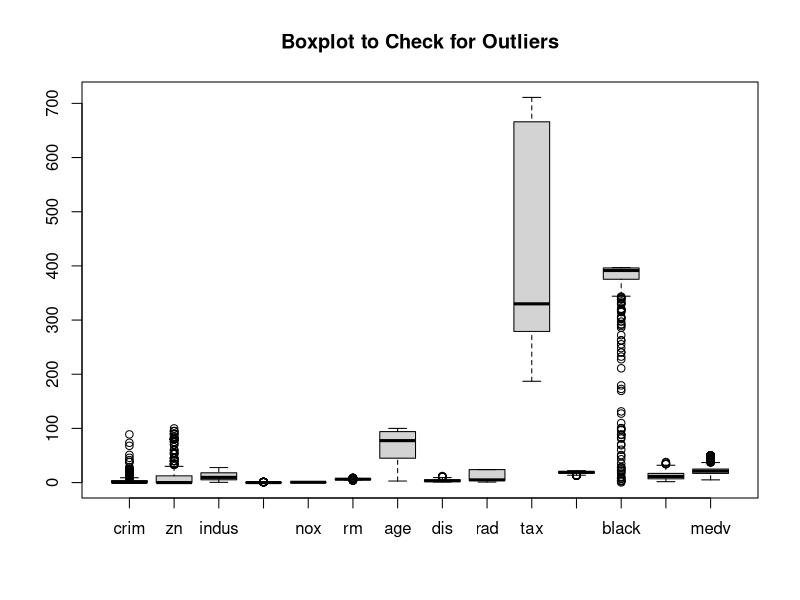
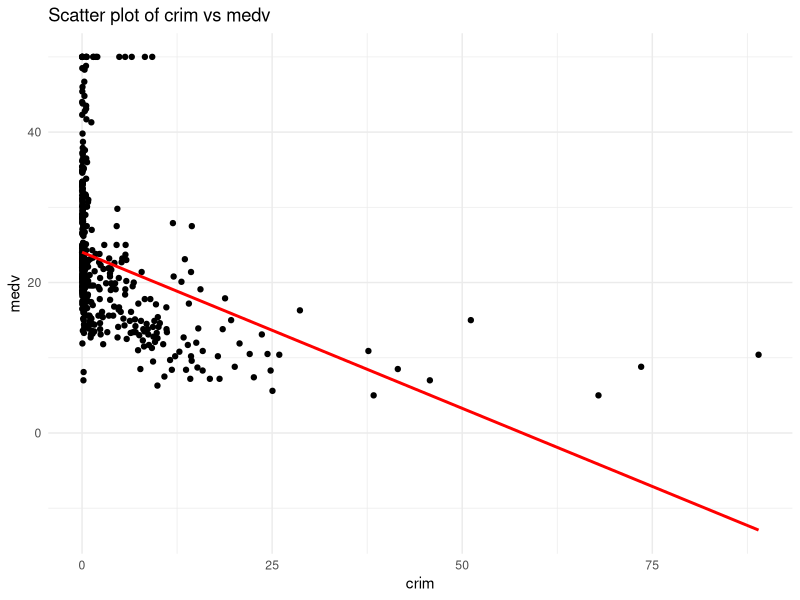
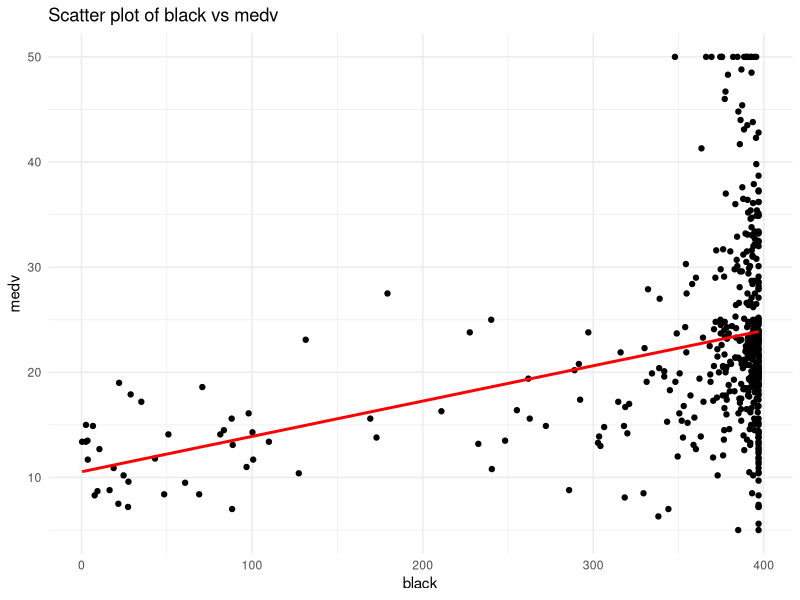
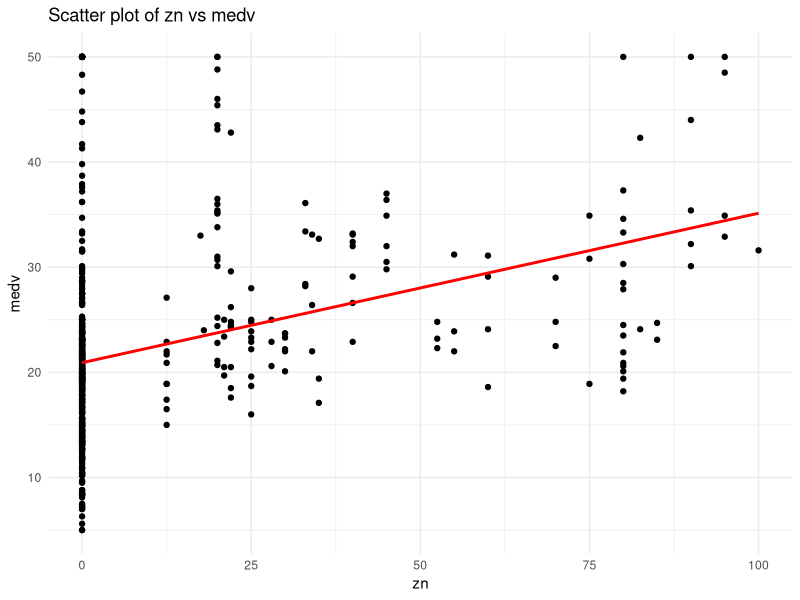
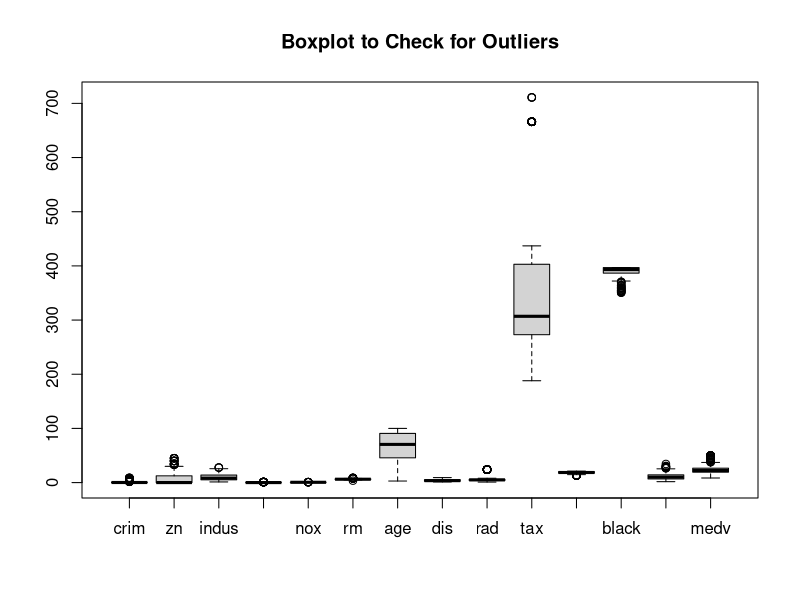
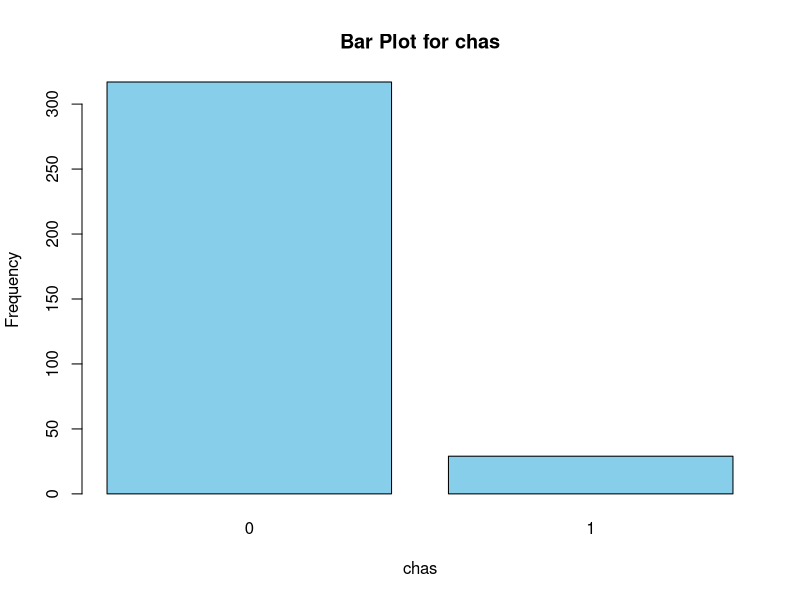
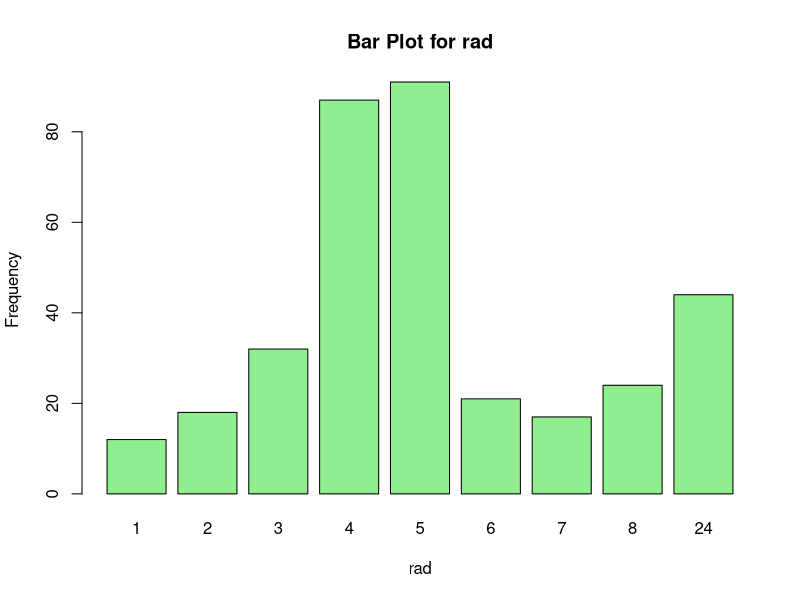
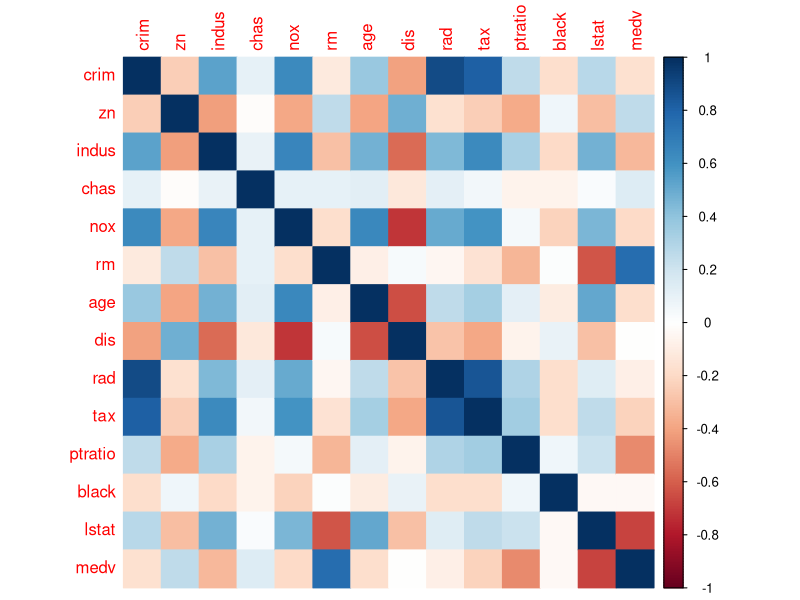

Write R code to recreate these figures, in order.
# load data
library(MASS)
data("Boston")

# check first few rows
head(Boston)

# amount of missing vals
sum(is.na(Boston))

# check number of duplicate rows
sum(duplicated(Boston))

# boxplot of all vars
boxplot(Boston, main="Boxplot to Check for Outliers")

# check outlier var scatterplots
library(ggplot2)
independent_vars <- c("crim", "black", "zn")
dependent_var <- "medv"
# Create scatter plots for each independent variable
for (var in independent_vars) {
  p <- ggplot(Boston, aes_string(x = var, y = dependent_var)) +
    geom_point() +
    geom_smooth(method = "lm", color = "red", se = FALSE) + # add regression line for each plot
    ggtitle(paste("Scatter plot of", var, "vs", dependent_var)) +
    theme_minimal()
  
  print(p)
}

# remove crim outliers
Q <- quantile(Boston$crim, probs=c(.25, .75), na.rm = FALSE)
iqr <- IQR(Boston$crim)
up <-  Q[2]+1.5*iqr # Upper Range  
low<- Q[1]-1.5*iqr # Lower Range
Boston<- subset(Boston, Boston$crim > (Q[1] - 1.5*iqr) & Boston$crim < (Q[2]+1.5*iqr))

# remove zn outliers
Q <- quantile(Boston$zn, probs=c(.25, .75), na.rm = FALSE)
iqr <- IQR(Boston$zn)
up <-  Q[2]+1.5*iqr # Upper Range  
low<- Q[1]-1.5*iqr # Lower Range
Boston<- subset(Boston, Boston$zn > (Q[1] - 1.5*iqr) & Boston$zn < (Q[2]+1.5*iqr))

# remove black outliers
Q <- quantile(Boston$black, probs=c(.25, .75), na.rm = FALSE)
iqr <- IQR(Boston$black)
up <-  Q[2]+1.5*iqr # Upper Range  
low<- Q[1]-1.5*iqr # Lower Range
Boston<- subset(Boston, Boston$black > (Q[1] - 1.5*iqr) & Boston$black < (Q[2]+1.5*iqr))

# recheck boxplot
boxplot(Boston, main="Boxplot to Check for Outliers")

dim(Boston) # check dimensions of dataset

unique(Boston$chas)
unique(Boston$rad)

table(Boston$chas)
table(Boston$rad)

chas_table <- table(Boston$chas)
rad_table <- table(Boston$rad)

# Create a bar plot for 'chas'
barplot(chas_table, main="Bar Plot for chas", col="skyblue", xlab="chas", ylab="Frequency")

# Create a bar plot for 'rad'
barplot(rad_table, main="Bar Plot for rad", col="lightgreen", xlab="rad", ylab="Frequency")

# check var types
sapply(Boston, class)

str(Boston) # display contents of dataframe

summary(Boston) # summary stats for each column

library(corrplot)
corrplot(cor(Boston), method = "color")

# SLR (predict price based on just number of rooms)
model1 <- lm(medv ~ rm, data=Boston)
summary(model1)

# check model1 performance
summary(model1)$r.squared

# MLR (predict price using all available vars)
model2 <- lm(medv ~ crim + zn + indus + chas + nox + rm + age + dis + rad + tax + ptratio + black + lstat, data = Boston)
summary(model2)

# check model2 performance
summary(model2)$adj.r.squared

step_model <- step(model2, direction="both")
summary(step_model)

library(randomForest)
rf_model <- randomForest(medv ~ ., data=Boston, importance=TRUE)
importance(rf_model)

giga_rf_model <- lm(medv ~ rm + lstat + indus + ptratio + nox + tax + crim, data = Boston)
summary(giga_rf_model)

library(glmnet) 
x <- model.matrix(medv ~ ., Boston)[, -1]
y <- Boston$medv

cv_model <- cv.glmnet(x, y, alpha = 1)

best_lambda <- cv_model$lambda.min
best_lambda

plot(cv_model) 

best_model <- glmnet(x, y, alpha = 1, lambda = best_lambda)
coef(best_model)

lasso_model <- lm(medv ~ chas + nox + rm + dis + rad + tax + ptratio + black + lstat, data = Boston)
summary(lasso_model)

# Check model residuals
par(mfrow = c(2, 2)) # sets plot pane to be 2 columns x 2 rows
plot(lasso_model) # plots residuals vs. fitted, normal qq, scale-location, residuals vs. leverage

# check independence of errors
library(lmtest)
dwtest(lasso_model)

bptest(lasso_model)

shapiro.test(lasso_model$residuals)

library(car)
vif(lasso_model)

